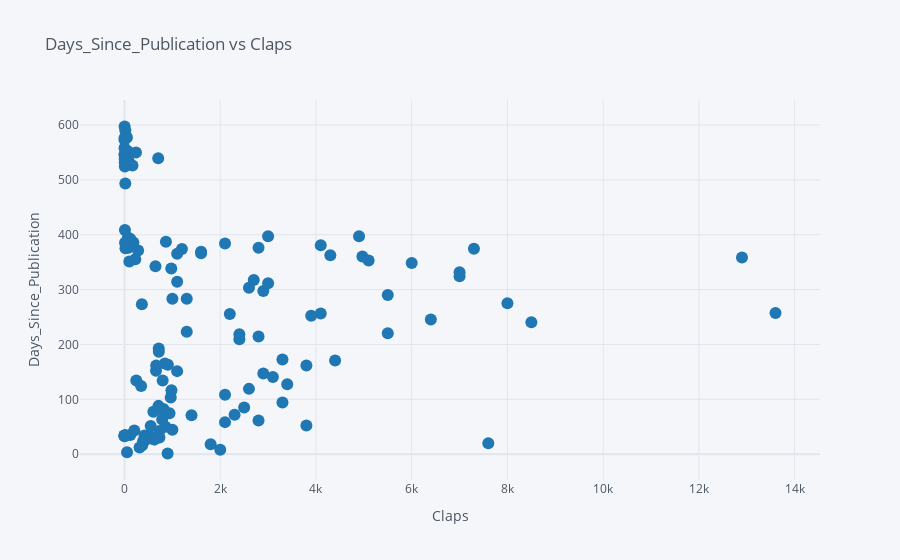
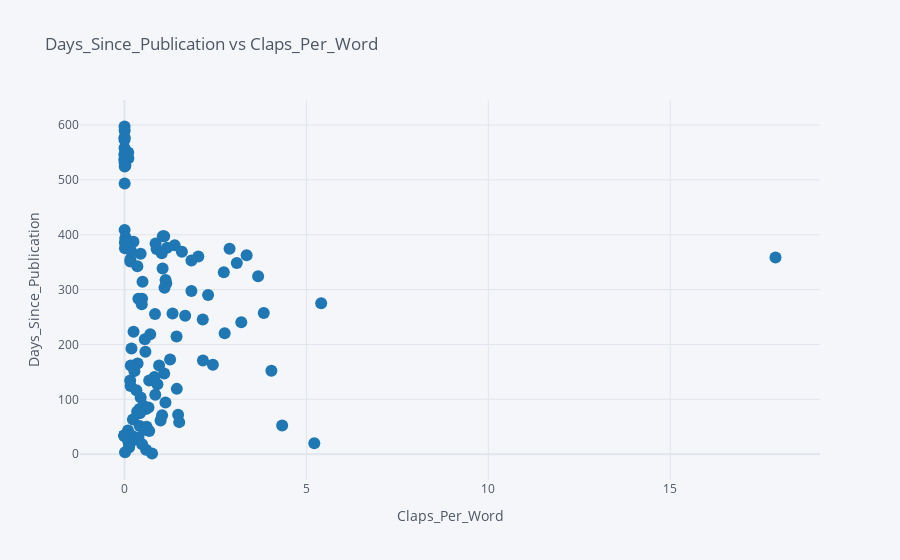

The notebook cell saved with these charts, in order:
### Markdown cell above
We can use the same basic approach to create interactive widgets for plots. This approach allows us to expand the capabilities of the powerful `plotly` visualisation library.

### Code cell
@interact
def scatter_plot(x=list(df.select_dtypes('number').columns), 
                 y=list(df.select_dtypes('number').columns)[1:]):
    if x == y:
        print(f"Please select separate variables for X and Y")
    else:
        df.iplot(kind='scatter', x=x, y=y, mode='markers', 
                 xTitle=x.title(), yTitle=y.title(), title=f'{y.title()} vs {x.title()}')
        ## If you are using Google Colab, comment out the above line of code and uncomment the lines below
        #fig = px.scatter(df, x=x, y=y, title=f'{y.title()} vs {x.title()}')
        #fig.show(renderer="colab")

### Figure 1 — Plotly figure (JSON) as saved in the notebook; plotly's stock layout.template omitted (floating-point values rounded to 4 significant figures; data arrays with more than 128 entries replaced by an {"elided": "..."} marker saying what was removed)
{"data": [{"line": {"color": "rgba(31, 119, 180, 1.0)", "dash": "solid", "shape": "linear", "width": 1.3}, "marker": {"size": 12, "symbol": "circle"}, "mode": "markers", "name": "days_since_publication", "text": "", "type": "scatter", "x": {"elided": "133 int values"}, "y": {"elided": "133 float values"}}], "layout": {"legend": {"bgcolor": "#F5F6F9", "font": {"color": "#4D5663"}}, "paper_bgcolor": "#F5F6F9", "plot_bgcolor": "#F5F6F9", "title": {"font": {"color": "#4D5663"}, "text": "Days_Since_Publication vs Claps"}, "xaxis": {"gridcolor": "#E1E5ED", "showgrid": true, "tickfont": {"color": "#4D5663"}, "title": {"font": {"color": "#4D5663"}, "text": "Claps"}, "zerolinecolor": "#E1E5ED"}, "yaxis": {"gridcolor": "#E1E5ED", "showgrid": true, "tickfont": {"color": "#4D5663"}, "title": {"font": {"color": "#4D5663"}, "text": "Days_Since_Publication"}, "zerolinecolor": "#E1E5ED"}}}

### Figure 2 — Plotly figure (JSON) as saved in the notebook; plotly's stock layout.template omitted (floating-point values rounded to 4 significant figures; data arrays with more than 128 entries replaced by an {"elided": "..."} marker saying what was removed)
{"data": [{"line": {"color": "rgba(31, 119, 180, 1.0)", "dash": "solid", "shape": "linear", "width": 1.3}, "marker": {"size": 12, "symbol": "circle"}, "mode": "markers", "name": "days_since_publication", "text": "", "type": "scatter", "x": {"elided": "133 float values"}, "y": {"elided": "133 float values"}}], "layout": {"legend": {"bgcolor": "#F5F6F9", "font": {"color": "#4D5663"}}, "paper_bgcolor": "#F5F6F9", "plot_bgcolor": "#F5F6F9", "title": {"font": {"color": "#4D5663"}, "text": "Days_Since_Publication vs Claps_Per_Word"}, "xaxis": {"gridcolor": "#E1E5ED", "showgrid": true, "tickfont": {"color": "#4D5663"}, "title": {"font": {"color": "#4D5663"}, "text": "Claps_Per_Word"}, "zerolinecolor": "#E1E5ED"}, "yaxis": {"gridcolor": "#E1E5ED", "showgrid": true, "tickfont": {"color": "#4D5663"}, "title": {"font": {"color": "#4D5663"}, "text": "Days_Since_Publication"}, "zerolinecolor": "#E1E5ED"}}}
